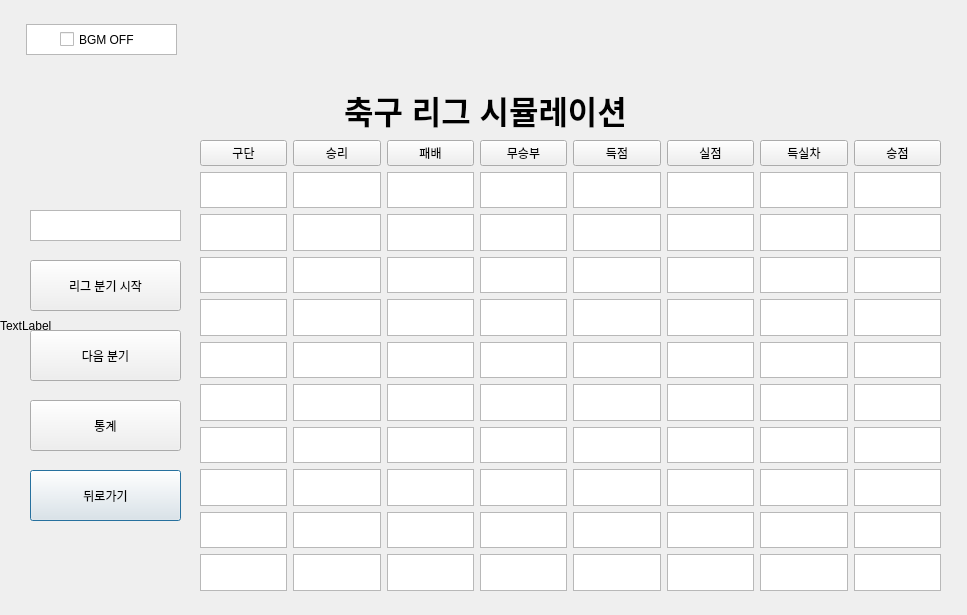
<?xml version="1.0" encoding="UTF-8"?>
<ui version="4.0">
 <class>Dialog</class>
 <widget class="QDialog" name="Dialog">
  <property name="geometry">
   <rect>
    <x>0</x>
    <y>0</y>
    <width>967</width>
    <height>615</height>
   </rect>
  </property>
  <property name="windowTitle">
   <string>Dialog</string>
  </property>
  <widget class="QPushButton" name="Start_Button_4">
   <property name="geometry">
    <rect>
     <x>30</x>
     <y>470</y>
     <width>151</width>
     <height>51</height>
    </rect>
   </property>
   <property name="text">
    <string>뒤로가기</string>
   </property>
  </widget>
  <widget class="QLabel" name="Main_Title">
   <property name="geometry">
    <rect>
     <x>220</x>
     <y>80</y>
     <width>531</width>
     <height>61</height>
    </rect>
   </property>
   <property name="text">
    <string>&lt;html&gt;&lt;head/&gt;&lt;body&gt;&lt;p align=&quot;center&quot;&gt;&lt;span style=&quot; font-size:24pt; font-weight:600;&quot;&gt;축구 리그 시뮬레이션&lt;/span&gt;&lt;/p&gt;&lt;/body&gt;&lt;/html&gt;</string>
   </property>
  </widget>
  <widget class="QPushButton" name="Start_Button_3">
   <property name="geometry">
    <rect>
     <x>30</x>
     <y>400</y>
     <width>151</width>
     <height>51</height>
    </rect>
   </property>
   <property name="text">
    <string>통계</string>
   </property>
  </widget>
  <widget class="QPushButton" name="Start_Button_2">
   <property name="geometry">
    <rect>
     <x>30</x>
     <y>330</y>
     <width>151</width>
     <height>51</height>
    </rect>
   </property>
   <property name="text">
    <string>다음 분기</string>
   </property>
  </widget>
  <widget class="QPushButton" name="Start_Button">
   <property name="geometry">
    <rect>
     <x>30</x>
     <y>260</y>
     <width>151</width>
     <height>51</height>
    </rect>
   </property>
   <property name="text">
    <string>리그 분기 시작</string>
   </property>
  </widget>
  <widget class="QListView" name="listView_2">
   <property name="geometry">
    <rect>
     <x>30</x>
     <y>210</y>
     <width>151</width>
     <height>31</height>
    </rect>
   </property>
  </widget>
  <widget class="QLabel" name="Main_Pix">
   <property name="geometry">
    <rect>
     <x>0</x>
     <y>0</y>
     <width>1001</width>
     <height>651</height>
    </rect>
   </property>
   <property name="text">
    <string>TextLabel</string>
   </property>
  </widget>
  <widget class="QCheckBox" name="bgmBox">
   <property name="geometry">
    <rect>
     <x>60</x>
     <y>30</y>
     <width>96</width>
     <height>19</height>
    </rect>
   </property>
   <property name="text">
    <string>BGM OFF</string>
   </property>
  </widget>
  <widget class="QListView" name="listView_3">
   <property name="geometry">
    <rect>
     <x>26</x>
     <y>24</y>
     <width>151</width>
     <height>31</height>
    </rect>
   </property>
  </widget>
  <widget class="QWidget" name="gridLayoutWidget">
   <property name="geometry">
    <rect>
     <x>200</x>
     <y>140</y>
     <width>741</width>
     <height>451</height>
    </rect>
   </property>
   <layout class="QGridLayout" name="gridLayout">
    <item row="6" column="3">
     <widget class="QListView" name="listView_draw_6"/>
    </item>
    <item row="0" column="4">
     <widget class="QPushButton" name="gfButton">
      <property name="text">
       <string>득점</string>
      </property>
     </widget>
    </item>
    <item row="10" column="5">
     <widget class="QListView" name="listView_ga_10"/>
    </item>
    <item row="4" column="1">
     <widget class="QListView" name="listView_win_4"/>
    </item>
    <item row="2" column="4">
     <widget class="QListView" name="listView_gf_2"/>
    </item>
    <item row="4" column="6">
     <widget class="QListView" name="listView_gd_4"/>
    </item>
    <item row="8" column="4">
     <widget class="QListView" name="listView_gf_8"/>
    </item>
    <item row="6" column="7">
     <widget class="QListView" name="listView_points_6"/>
    </item>
    <item row="3" column="1">
     <widget class="QListView" name="listView_win_3"/>
    </item>
    <item row="3" column="6">
     <widget class="QListView" name="listView_gd_3"/>
    </item>
    <item row="2" column="6">
     <widget class="QListView" name="listView_gd_2"/>
    </item>
    <item row="7" column="6">
     <widget class="QListView" name="listView_gd_7"/>
    </item>
    <item row="0" column="3">
     <widget class="QPushButton" name="drwaButton">
      <property name="text">
       <string>무승부</string>
      </property>
     </widget>
    </item>
    <item row="3" column="5">
     <widget class="QListView" name="listView_ga_3"/>
    </item>
    <item row="8" column="2">
     <widget class="QListView" name="listView_lose_8"/>
    </item>
    <item row="5" column="2">
     <widget class="QListView" name="listView_lose_5"/>
    </item>
    <item row="2" column="7">
     <widget class="QListView" name="listView_points_2"/>
    </item>
    <item row="3" column="4">
     <widget class="QListView" name="listView_gf_3"/>
    </item>
    <item row="5" column="6">
     <widget class="QListView" name="listView_gd_5"/>
    </item>
    <item row="0" column="7">
     <widget class="QPushButton" name="pointsButton">
      <property name="text">
       <string>승점</string>
      </property>
     </widget>
    </item>
    <item row="1" column="3">
     <widget class="QListView" name="listView_draw_1"/>
    </item>
    <item row="9" column="6">
     <widget class="QListView" name="listView_gd_9"/>
    </item>
    <item row="9" column="2">
     <widget class="QListView" name="listView_lose_9"/>
    </item>
    <item row="7" column="7">
     <widget class="QListView" name="listView_points_7"/>
    </item>
    <item row="8" column="6">
     <widget class="QListView" name="listView_gd_8"/>
    </item>
    <item row="1" column="1">
     <widget class="QListView" name="listView_win_1"/>
    </item>
    <item row="1" column="7">
     <widget class="QListView" name="listView_points_1"/>
    </item>
    <item row="2" column="5">
     <widget class="QListView" name="listView_ga_2"/>
    </item>
    <item row="6" column="2">
     <widget class="QListView" name="listView_lose_6"/>
    </item>
    <item row="9" column="3">
     <widget class="QListView" name="listView_draw_9"/>
    </item>
    <item row="10" column="6">
     <widget class="QListView" name="listView_gd_10"/>
    </item>
    <item row="1" column="4">
     <widget class="QListView" name="listView_gf_1"/>
    </item>
    <item row="0" column="1">
     <widget class="QPushButton" name="winButton">
      <property name="text">
       <string>승리</string>
      </property>
     </widget>
    </item>
    <item row="0" column="5">
     <widget class="QPushButton" name="gaButton">
      <property name="text">
       <string>실점</string>
      </property>
     </widget>
    </item>
    <item row="8" column="3">
     <widget class="QListView" name="listView_draw_8"/>
    </item>
    <item row="1" column="2">
     <widget class="QListView" name="listView_lose_1"/>
    </item>
    <item row="4" column="4">
     <widget class="QListView" name="listView_gf_4"/>
    </item>
    <item row="8" column="7">
     <widget class="QListView" name="listView_points_8"/>
    </item>
    <item row="5" column="1">
     <widget class="QListView" name="listView_win_5"/>
    </item>
    <item row="9" column="7">
     <widget class="QListView" name="listView_points_9"/>
    </item>
    <item row="10" column="3">
     <widget class="QListView" name="listView_draw_10"/>
    </item>
    <item row="9" column="5">
     <widget class="QListView" name="listView_ga_9"/>
    </item>
    <item row="9" column="4">
     <widget class="QListView" name="listView_gf_9"/>
    </item>
    <item row="10" column="1">
     <widget class="QListView" name="listView_win_10"/>
    </item>
    <item row="6" column="4">
     <widget class="QListView" name="listView_gf_6"/>
    </item>
    <item row="3" column="7">
     <widget class="QListView" name="listView_points_3"/>
    </item>
    <item row="7" column="3">
     <widget class="QListView" name="listView_draw_7"/>
    </item>
    <item row="2" column="2">
     <widget class="QListView" name="listView_lose_2"/>
    </item>
    <item row="1" column="6">
     <widget class="QListView" name="listView_gd_1"/>
    </item>
    <item row="10" column="4">
     <widget class="QListView" name="listView_gf_10"/>
    </item>
    <item row="4" column="2">
     <widget class="QListView" name="listView_lose_4"/>
    </item>
    <item row="0" column="6">
     <widget class="QPushButton" name="gdButton">
      <property name="text">
       <string>득실차</string>
      </property>
     </widget>
    </item>
    <item row="5" column="5">
     <widget class="QListView" name="listView_ga_5"/>
    </item>
    <item row="7" column="2">
     <widget class="QListView" name="listView_lose_7"/>
    </item>
    <item row="7" column="5">
     <widget class="QListView" name="listView_ga_7"/>
    </item>
    <item row="1" column="5">
     <widget class="QListView" name="listView_ga_1"/>
    </item>
    <item row="2" column="1">
     <widget class="QListView" name="listView_win_2"/>
    </item>
    <item row="9" column="1">
     <widget class="QListView" name="listView_win_9"/>
    </item>
    <item row="2" column="3">
     <widget class="QListView" name="listView_draw_2"/>
    </item>
    <item row="3" column="3">
     <widget class="QListView" name="listView_draw_3"/>
    </item>
    <item row="8" column="5">
     <widget class="QListView" name="listView_ga_8"/>
    </item>
    <item row="4" column="3">
     <widget class="QListView" name="listView_draw_4"/>
    </item>
    <item row="4" column="5">
     <widget class="QListView" name="listView_ga_4"/>
    </item>
    <item row="6" column="6">
     <widget class="QListView" name="listView_gd_6"/>
    </item>
    <item row="6" column="5">
     <widget class="QListView" name="listView_ga_6"/>
    </item>
    <item row="4" column="7">
     <widget class="QListView" name="listView_points_4"/>
    </item>
    <item row="8" column="1">
     <widget class="QListView" name="listView_win_8"/>
    </item>
    <item row="7" column="1">
     <widget class="QListView" name="listView_win_7"/>
    </item>
    <item row="3" column="2">
     <widget class="QListView" name="listView_lose_3"/>
    </item>
    <item row="5" column="7">
     <widget class="QListView" name="listView_points_5"/>
    </item>
    <item row="10" column="2">
     <widget class="QListView" name="listView_lose_10"/>
    </item>
    <item row="5" column="4">
     <widget class="QListView" name="listView_gf_5"/>
    </item>
    <item row="5" column="3">
     <widget class="QListView" name="listView_draw_5"/>
    </item>
    <item row="6" column="1">
     <widget class="QListView" name="listView_win_6"/>
    </item>
    <item row="0" column="0">
     <widget class="QPushButton" name="nameButton">
      <property name="text">
       <string>구단</string>
      </property>
     </widget>
    </item>
    <item row="10" column="7">
     <widget class="QListView" name="listView_points_10"/>
    </item>
    <item row="7" column="4">
     <widget class="QListView" name="listView_gf_7"/>
    </item>
    <item row="0" column="2">
     <widget class="QPushButton" name="loseButton">
      <property name="text">
       <string>패배</string>
      </property>
     </widget>
    </item>
    <item row="1" column="0">
     <widget class="QListWidget" name="listWidget_name_1"/>
    </item>
    <item row="10" column="0">
     <widget class="QListWidget" name="listWidget_name_10"/>
    </item>
    <item row="2" column="0">
     <widget class="QListWidget" name="listWidget_name_2"/>
    </item>
    <item row="9" column="0">
     <widget class="QListWidget" name="listWidget_name_9"/>
    </item>
    <item row="3" column="0">
     <widget class="QListWidget" name="listWidget_name_3"/>
    </item>
    <item row="4" column="0">
     <widget class="QListWidget" name="listWidget_name_4"/>
    </item>
    <item row="5" column="0">
     <widget class="QListWidget" name="listWidget_name_5"/>
    </item>
    <item row="6" column="0">
     <widget class="QListWidget" name="listWidget_name_6"/>
    </item>
    <item row="7" column="0">
     <widget class="QListWidget" name="listWidget_name_7"/>
    </item>
    <item row="8" column="0">
     <widget class="QListWidget" name="listWidget_name_8"/>
    </item>
   </layout>
  </widget>
  <zorder>Main_Pix</zorder>
  <zorder>listView_3</zorder>
  <zorder>Start_Button_4</zorder>
  <zorder>Main_Title</zorder>
  <zorder>Start_Button_3</zorder>
  <zorder>Start_Button_2</zorder>
  <zorder>Start_Button</zorder>
  <zorder>listView_2</zorder>
  <zorder>bgmBox</zorder>
  <zorder>gridLayoutWidget</zorder>
 </widget>
 <resources/>
 <connections/>
</ui>
